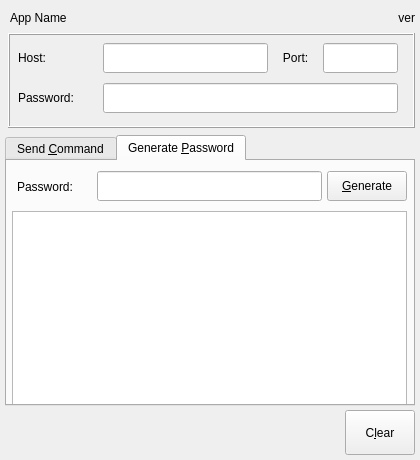
<?xml version="1.0" encoding="UTF-8"?>
<ui version="4.0">
 <class>main_tor_util</class>
 <widget class="QWidget" name="main_tor_util">
  <property name="geometry">
   <rect>
    <x>0</x>
    <y>0</y>
    <width>420</width>
    <height>460</height>
   </rect>
  </property>
  <property name="sizePolicy">
   <sizepolicy hsizetype="Fixed" vsizetype="Fixed">
    <horstretch>0</horstretch>
    <verstretch>0</verstretch>
   </sizepolicy>
  </property>
  <property name="minimumSize">
   <size>
    <width>420</width>
    <height>460</height>
   </size>
  </property>
  <property name="maximumSize">
   <size>
    <width>420</width>
    <height>460</height>
   </size>
  </property>
  <property name="focusPolicy">
   <enum>Qt::StrongFocus</enum>
  </property>
  <property name="windowTitle">
   <string>TOR(The Onion Router) Utility</string>
  </property>
  <property name="windowIcon">
   <iconset theme="tor-util">
    <normaloff>.</normaloff>.</iconset>
  </property>
  <widget class="QTabWidget" name="tabwidget_main">
   <property name="geometry">
    <rect>
     <x>5</x>
     <y>135</y>
     <width>410</width>
     <height>271</height>
    </rect>
   </property>
   <property name="sizePolicy">
    <sizepolicy hsizetype="Fixed" vsizetype="Expanding">
     <horstretch>0</horstretch>
     <verstretch>0</verstretch>
    </sizepolicy>
   </property>
   <property name="minimumSize">
    <size>
     <width>0</width>
     <height>0</height>
    </size>
   </property>
   <property name="focusPolicy">
    <enum>Qt::ClickFocus</enum>
   </property>
   <property name="toolTip">
    <string/>
   </property>
   <property name="currentIndex">
    <number>1</number>
   </property>
   <widget class="QWidget" name="tab_send_command">
    <property name="toolTip">
     <string>Send API Commands to TOR Router over network</string>
    </property>
    <attribute name="title">
     <string>Send &amp;Command</string>
    </attribute>
    <widget class="QPlainTextEdit" name="text_output_send">
     <property name="geometry">
      <rect>
       <x>7</x>
       <y>70</y>
       <width>390</width>
       <height>160</height>
      </rect>
     </property>
     <property name="sizePolicy">
      <sizepolicy hsizetype="Fixed" vsizetype="Expanding">
       <horstretch>0</horstretch>
       <verstretch>0</verstretch>
      </sizepolicy>
     </property>
     <property name="font">
      <font>
       <family>Monospace</family>
      </font>
     </property>
     <property name="focusPolicy">
      <enum>Qt::ClickFocus</enum>
     </property>
     <property name="toolTip">
      <string>Return Values From TOR Daemon</string>
     </property>
     <property name="textInteractionFlags">
      <set>Qt::TextSelectableByKeyboard|Qt::TextSelectableByMouse</set>
     </property>
    </widget>
    <widget class="QPushButton" name="button_daemon_status">
     <property name="geometry">
      <rect>
       <x>167</x>
       <y>8</y>
       <width>70</width>
       <height>55</height>
      </rect>
     </property>
     <property name="sizePolicy">
      <sizepolicy hsizetype="Fixed" vsizetype="Fixed">
       <horstretch>0</horstretch>
       <verstretch>0</verstretch>
      </sizepolicy>
     </property>
     <property name="minimumSize">
      <size>
       <width>0</width>
       <height>55</height>
      </size>
     </property>
     <property name="maximumSize">
      <size>
       <width>70</width>
       <height>16777215</height>
      </size>
     </property>
     <property name="toolTip">
      <string>Query TOR daemon for some base states about fitness for use</string>
     </property>
     <property name="text">
      <string>Daemon
&amp;Status</string>
     </property>
    </widget>
    <widget class="QPushButton" name="button_flush_dns">
     <property name="geometry">
      <rect>
       <x>244</x>
       <y>8</y>
       <width>70</width>
       <height>55</height>
      </rect>
     </property>
     <property name="sizePolicy">
      <sizepolicy hsizetype="Fixed" vsizetype="Fixed">
       <horstretch>0</horstretch>
       <verstretch>0</verstretch>
      </sizepolicy>
     </property>
     <property name="minimumSize">
      <size>
       <width>0</width>
       <height>55</height>
      </size>
     </property>
     <property name="maximumSize">
      <size>
       <width>70</width>
       <height>16777215</height>
      </size>
     </property>
     <property name="text">
      <string>Flush
&amp;DNS</string>
     </property>
    </widget>
    <widget class="QPushButton" name="button_new_ip">
     <property name="geometry">
      <rect>
       <x>321</x>
       <y>8</y>
       <width>70</width>
       <height>55</height>
      </rect>
     </property>
     <property name="sizePolicy">
      <sizepolicy hsizetype="Fixed" vsizetype="Fixed">
       <horstretch>0</horstretch>
       <verstretch>0</verstretch>
      </sizepolicy>
     </property>
     <property name="minimumSize">
      <size>
       <width>0</width>
       <height>55</height>
      </size>
     </property>
     <property name="maximumSize">
      <size>
       <width>70</width>
       <height>16777215</height>
      </size>
     </property>
     <property name="toolTip">
      <string>Execute Command</string>
     </property>
     <property name="text">
      <string>New &amp;IP</string>
     </property>
    </widget>
    <widget class="QFrame" name="frame_dormant_mode">
     <property name="geometry">
      <rect>
       <x>10</x>
       <y>8</y>
       <width>150</width>
       <height>55</height>
      </rect>
     </property>
     <property name="sizePolicy">
      <sizepolicy hsizetype="Fixed" vsizetype="Fixed">
       <horstretch>0</horstretch>
       <verstretch>0</verstretch>
      </sizepolicy>
     </property>
     <property name="minimumSize">
      <size>
       <width>145</width>
       <height>55</height>
      </size>
     </property>
     <property name="maximumSize">
      <size>
       <width>150</width>
       <height>16777215</height>
      </size>
     </property>
     <property name="frameShape">
      <enum>QFrame::Box</enum>
     </property>
     <property name="frameShadow">
      <enum>QFrame::Raised</enum>
     </property>
     <widget class="QRadioButton" name="radio_dormant_on">
      <property name="geometry">
       <rect>
        <x>5</x>
        <y>5</y>
        <width>50</width>
        <height>23</height>
       </rect>
      </property>
      <property name="text">
       <string>O&amp;n</string>
      </property>
     </widget>
     <widget class="QRadioButton" name="radio_dormant_off">
      <property name="geometry">
       <rect>
        <x>5</x>
        <y>30</y>
        <width>50</width>
        <height>23</height>
       </rect>
      </property>
      <property name="text">
       <string>O&amp;ff</string>
      </property>
      <property name="checked">
       <bool>true</bool>
      </property>
     </widget>
     <widget class="QPushButton" name="button_dormant_mode">
      <property name="geometry">
       <rect>
        <x>65</x>
        <y>5</y>
        <width>75</width>
        <height>45</height>
       </rect>
      </property>
      <property name="minimumSize">
       <size>
        <width>0</width>
        <height>0</height>
       </size>
      </property>
      <property name="text">
       <string>Do&amp;rmant
Mode</string>
      </property>
     </widget>
    </widget>
   </widget>
   <widget class="QWidget" name="tab_gen_password_hash">
    <property name="toolTip">
     <string>Generate API Password for torrc</string>
    </property>
    <attribute name="title">
     <string>Generate &amp;Password</string>
    </attribute>
    <widget class="QLineEdit" name="text_password_hash">
     <property name="geometry">
      <rect>
       <x>90</x>
       <y>10</y>
       <width>225</width>
       <height>30</height>
      </rect>
     </property>
     <property name="toolTip">
      <string>Password to hash</string>
     </property>
     <property name="inputMethodHints">
      <set>Qt::ImhHiddenText|Qt::ImhNoAutoUppercase|Qt::ImhNoPredictiveText|Qt::ImhSensitiveData</set>
     </property>
     <property name="text">
      <string/>
     </property>
     <property name="maxLength">
      <number>64</number>
     </property>
     <property name="echoMode">
      <enum>QLineEdit::Password</enum>
     </property>
    </widget>
    <widget class="QLabel" name="label_password_hash">
     <property name="geometry">
      <rect>
       <x>10</x>
       <y>10</y>
       <width>81</width>
       <height>31</height>
      </rect>
     </property>
     <property name="toolTip">
      <string>Password to hash</string>
     </property>
     <property name="text">
      <string>Password:</string>
     </property>
    </widget>
    <widget class="QPushButton" name="button_gen_password_hash">
     <property name="geometry">
      <rect>
       <x>320</x>
       <y>10</y>
       <width>80</width>
       <height>30</height>
      </rect>
     </property>
     <property name="toolTip">
      <string>Generate Hash For torrc From Password</string>
     </property>
     <property name="text">
      <string>&amp;Generate</string>
     </property>
    </widget>
    <widget class="QPlainTextEdit" name="text_output_hash">
     <property name="geometry">
      <rect>
       <x>5</x>
       <y>50</y>
       <width>395</width>
       <height>265</height>
      </rect>
     </property>
     <property name="font">
      <font>
       <family>Monospace</family>
      </font>
     </property>
     <property name="focusPolicy">
      <enum>Qt::ClickFocus</enum>
     </property>
     <property name="toolTip">
      <string>Generated Hash. Paste This in torrc</string>
     </property>
     <property name="textInteractionFlags">
      <set>Qt::TextSelectableByKeyboard|Qt::TextSelectableByMouse</set>
     </property>
    </widget>
   </widget>
  </widget>
  <widget class="QLabel" name="label_name">
   <property name="geometry">
    <rect>
     <x>10</x>
     <y>10</y>
     <width>180</width>
     <height>15</height>
    </rect>
   </property>
   <property name="text">
    <string>App Name</string>
   </property>
  </widget>
  <widget class="QLabel" name="label_version">
   <property name="geometry">
    <rect>
     <x>330</x>
     <y>10</y>
     <width>85</width>
     <height>15</height>
    </rect>
   </property>
   <property name="text">
    <string>ver</string>
   </property>
   <property name="alignment">
    <set>Qt::AlignRight|Qt::AlignTrailing|Qt::AlignVCenter</set>
   </property>
  </widget>
  <widget class="QPushButton" name="button_clear">
   <property name="geometry">
    <rect>
     <x>345</x>
     <y>410</y>
     <width>70</width>
     <height>45</height>
    </rect>
   </property>
   <property name="sizePolicy">
    <sizepolicy hsizetype="Fixed" vsizetype="Fixed">
     <horstretch>0</horstretch>
     <verstretch>0</verstretch>
    </sizepolicy>
   </property>
   <property name="toolTip">
    <string>Clear Outputs</string>
   </property>
   <property name="text">
    <string>C&amp;lear</string>
   </property>
   <property name="icon">
    <iconset theme="edit-clear">
     <normaloff>.</normaloff>.</iconset>
   </property>
   <property name="flat">
    <bool>false</bool>
   </property>
  </widget>
  <widget class="QFrame" name="frame_config">
   <property name="geometry">
    <rect>
     <x>8</x>
     <y>33</y>
     <width>407</width>
     <height>95</height>
    </rect>
   </property>
   <property name="minimumSize">
    <size>
     <width>0</width>
     <height>95</height>
    </size>
   </property>
   <property name="frameShape">
    <enum>QFrame::Box</enum>
   </property>
   <property name="frameShadow">
    <enum>QFrame::Raised</enum>
   </property>
   <widget class="QLineEdit" name="text_password_send">
    <property name="geometry">
     <rect>
      <x>95</x>
      <y>50</y>
      <width>295</width>
      <height>30</height>
     </rect>
    </property>
    <property name="toolTip">
     <string>Optional: TOR API Password. Omitted if Blank</string>
    </property>
    <property name="inputMethodHints">
     <set>Qt::ImhHiddenText|Qt::ImhNoAutoUppercase|Qt::ImhNoPredictiveText|Qt::ImhSensitiveData</set>
    </property>
    <property name="inputMask">
     <string/>
    </property>
    <property name="maxLength">
     <number>32767</number>
    </property>
    <property name="echoMode">
     <enum>QLineEdit::Password</enum>
    </property>
   </widget>
   <widget class="QLineEdit" name="text_host_send">
    <property name="geometry">
     <rect>
      <x>95</x>
      <y>10</y>
      <width>165</width>
      <height>30</height>
     </rect>
    </property>
    <property name="toolTip">
     <string>Address of TOR daemon</string>
    </property>
    <property name="inputMethodHints">
     <set>Qt::ImhNoAutoUppercase</set>
    </property>
    <property name="text">
     <string/>
    </property>
    <property name="maxLength">
     <number>64</number>
    </property>
    <property name="cursorPosition">
     <number>0</number>
    </property>
   </widget>
   <widget class="QLabel" name="label_host_send">
    <property name="geometry">
     <rect>
      <x>10</x>
      <y>10</y>
      <width>40</width>
      <height>30</height>
     </rect>
    </property>
    <property name="toolTip">
     <string>Address of TOR daemon</string>
    </property>
    <property name="text">
     <string>Host:</string>
    </property>
    <property name="alignment">
     <set>Qt::AlignLeading|Qt::AlignLeft|Qt::AlignVCenter</set>
    </property>
   </widget>
   <widget class="QLabel" name="label_port_send">
    <property name="geometry">
     <rect>
      <x>270</x>
      <y>10</y>
      <width>35</width>
      <height>30</height>
     </rect>
    </property>
    <property name="toolTip">
     <string>Port of TOR daemon</string>
    </property>
    <property name="text">
     <string>Port:</string>
    </property>
    <property name="alignment">
     <set>Qt::AlignCenter</set>
    </property>
   </widget>
   <widget class="QLineEdit" name="text_port_send">
    <property name="geometry">
     <rect>
      <x>315</x>
      <y>10</y>
      <width>75</width>
      <height>30</height>
     </rect>
    </property>
    <property name="toolTip">
     <string>Port of TOR daemon</string>
    </property>
    <property name="inputMethodHints">
     <set>Qt::ImhDigitsOnly|Qt::ImhPreferNumbers</set>
    </property>
    <property name="inputMask">
     <string notr="true">99999</string>
    </property>
    <property name="maxLength">
     <number>5</number>
    </property>
   </widget>
   <widget class="QLabel" name="label_password_send">
    <property name="geometry">
     <rect>
      <x>10</x>
      <y>50</y>
      <width>75</width>
      <height>30</height>
     </rect>
    </property>
    <property name="toolTip">
     <string>Optional: TOR API Password. Omitted if Blank</string>
    </property>
    <property name="text">
     <string>Password:</string>
    </property>
   </widget>
  </widget>
  <action name="action_gen_password">
   <property name="text">
    <string>_gen_password</string>
   </property>
  </action>
  <action name="action_clear_display">
   <property name="text">
    <string>_clear_display</string>
   </property>
   <property name="shortcut">
    <string>Ctrl+X</string>
   </property>
  </action>
  <action name="action_exit_cleanup">
   <property name="text">
    <string>_exit_cleanup</string>
   </property>
  </action>
  <action name="action_new_ip">
   <property name="text">
    <string>_new_ip</string>
   </property>
   <property name="shortcut">
    <string>Ctrl+Shift+W</string>
   </property>
  </action>
  <action name="action_flush_dns">
   <property name="text">
    <string>_flush_dns</string>
   </property>
   <property name="shortcut">
    <string>Ctrl+Shift+D</string>
   </property>
  </action>
  <action name="action_daemon_status">
   <property name="text">
    <string>_daemon_status</string>
   </property>
   <property name="shortcut">
    <string>Ctrl+Shift+S</string>
   </property>
  </action>
  <action name="action_dormant_mode">
   <property name="text">
    <string>_dormant_mode</string>
   </property>
   <property name="shortcut">
    <string>Ctrl+Shift+R</string>
   </property>
  </action>
 </widget>
 <tabstops>
  <tabstop>text_password_hash</tabstop>
  <tabstop>button_gen_password_hash</tabstop>
 </tabstops>
 <resources/>
 <connections>
  <connection>
   <sender>button_gen_password_hash</sender>
   <signal>clicked()</signal>
   <receiver>action_gen_password</receiver>
   <slot>trigger()</slot>
   <hints>
    <hint type="sourcelabel">
     <x>366</x>
     <y>106</y>
    </hint>
    <hint type="destinationlabel">
     <x>-1</x>
     <y>-1</y>
    </hint>
   </hints>
  </connection>
  <connection>
   <sender>button_clear</sender>
   <signal>clicked()</signal>
   <receiver>action_clear_display</receiver>
   <slot>trigger()</slot>
   <hints>
    <hint type="sourcelabel">
     <x>382</x>
     <y>434</y>
    </hint>
    <hint type="destinationlabel">
     <x>-1</x>
     <y>-1</y>
    </hint>
   </hints>
  </connection>
  <connection>
   <sender>main_tor_util</sender>
   <signal>destroyed()</signal>
   <receiver>action_exit_cleanup</receiver>
   <slot>trigger()</slot>
   <hints>
    <hint type="sourcelabel">
     <x>209</x>
     <y>229</y>
    </hint>
    <hint type="destinationlabel">
     <x>-1</x>
     <y>-1</y>
    </hint>
   </hints>
  </connection>
  <connection>
   <sender>button_new_ip</sender>
   <signal>clicked()</signal>
   <receiver>action_new_ip</receiver>
   <slot>trigger()</slot>
   <hints>
    <hint type="sourcelabel">
     <x>362</x>
     <y>204</y>
    </hint>
    <hint type="destinationlabel">
     <x>-1</x>
     <y>-1</y>
    </hint>
   </hints>
  </connection>
  <connection>
   <sender>button_flush_dns</sender>
   <signal>clicked()</signal>
   <receiver>action_flush_dns</receiver>
   <slot>trigger()</slot>
   <hints>
    <hint type="sourcelabel">
     <x>285</x>
     <y>204</y>
    </hint>
    <hint type="destinationlabel">
     <x>-1</x>
     <y>-1</y>
    </hint>
   </hints>
  </connection>
  <connection>
   <sender>button_daemon_status</sender>
   <signal>clicked()</signal>
   <receiver>action_daemon_status</receiver>
   <slot>trigger()</slot>
   <hints>
    <hint type="sourcelabel">
     <x>208</x>
     <y>204</y>
    </hint>
    <hint type="destinationlabel">
     <x>-1</x>
     <y>-1</y>
    </hint>
   </hints>
  </connection>
  <connection>
   <sender>button_dormant_mode</sender>
   <signal>clicked()</signal>
   <receiver>action_dormant_mode</receiver>
   <slot>trigger()</slot>
   <hints>
    <hint type="sourcelabel">
     <x>119</x>
     <y>204</y>
    </hint>
    <hint type="destinationlabel">
     <x>-1</x>
     <y>-1</y>
    </hint>
   </hints>
  </connection>
 </connections>
</ui>
